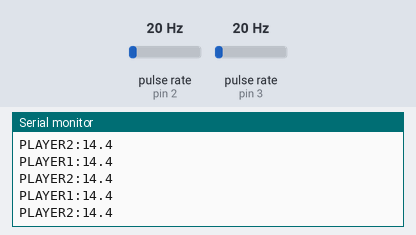
Recording of a sketch running on a simulated Arduino Uno, built with avr-gcc and run on an emulated ATmega328P. Parts: the last lines printed to the serial monitor. Wiring (inferred from the names in the program): 2 × pulse sensor: data pin 2 / data pin 3. Inputs (shaded band) come from the test bench; at power-on: pulse rate (sensors on pin 2, pin 3) 20 Hz.

Above: at 1.2 s.
1.3 s: pulse rate (sensor on pin 2) set to 4 Hz
At 1.48 s:
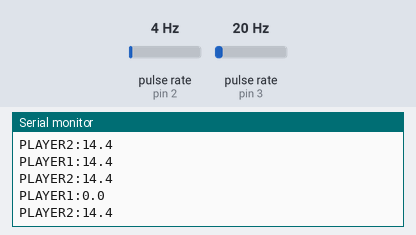
2.8 s: pulse rate (sensor on pin 3) set to 4 Hz
At 2.98 s:
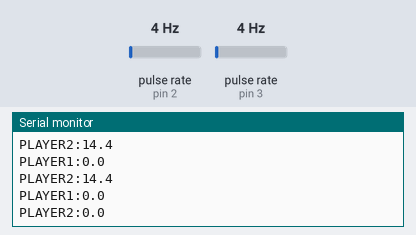
4.3 s: pulse rate (sensor on pin 2) set to 50 Hz
At 4.38 s:
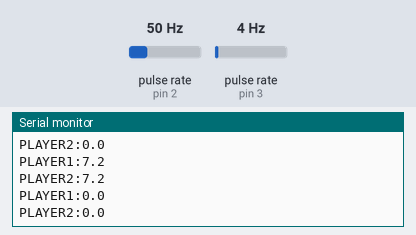
5.8 s: pulse rate (sensor on pin 3) set to 50 Hz
At 5.88 s:
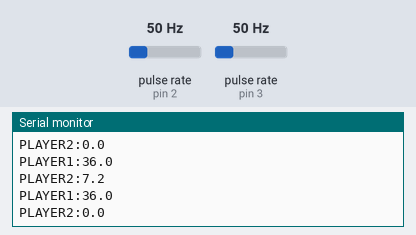
Timing chart, 0 to 8.3 s (numbered marks = the images above; inputs shaded):
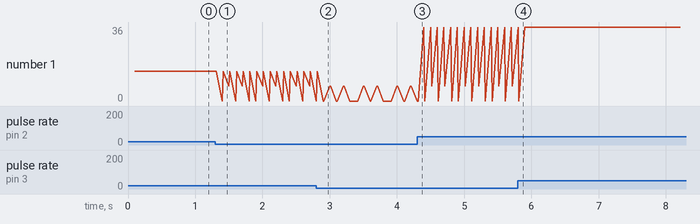

The sketch:

branding_race_sensors.ino
```cpp
// Branding Race: example firmware for two running platforms.
//
// One pulse sensor per platform (hall-effect + magnet on the roller, or an IR slot sensor),
// wired to the two interrupt pins of an Uno/Nano. Every SEND_INTERVAL_MS it prints:
//   PLAYER1:12.4
//   PLAYER2:9.8
// which is exactly what backend/src/serial/parser.js expects. Adjust the calibration below.

const uint8_t SENSOR_PINS[2] = {2, 3};         // interrupt pins on Uno/Nano
const float ROLLER_CIRCUMFERENCE_M = 0.20;     // distance travelled per roller revolution
const uint8_t PULSES_PER_REVOLUTION = 1;       // magnets per roller
const unsigned long SEND_INTERVAL_MS = 100;    // 10 readings per second per player
const unsigned long DEBOUNCE_US = 2000;        // ignore pulses closer than this

volatile unsigned long pulseCount[2] = {0, 0};
volatile unsigned long lastPulseUs[2] = {0, 0};
unsigned long lastSendMs = 0;

void countPulse(uint8_t i) {
  unsigned long now = micros();
  if (now - lastPulseUs[i] < DEBOUNCE_US) return;
  lastPulseUs[i] = now;
  pulseCount[i]++;
}
void onPulse1() { countPulse(0); }
void onPulse2() { countPulse(1); }

void setup() {
  Serial.begin(9600);  // must match DIGIRUN_BAUD_RATE in backend/.env
  for (uint8_t i = 0; i < 2; i++) pinMode(SENSOR_PINS[i], INPUT_PULLUP);
  attachInterrupt(digitalPinToInterrupt(SENSOR_PINS[0]), onPulse1, FALLING);
  attachInterrupt(digitalPinToInterrupt(SENSOR_PINS[1]), onPulse2, FALLING);
  lastSendMs = millis();
}

void loop() {
  unsigned long now = millis();
  unsigned long elapsed = now - lastSendMs;
  if (elapsed < SEND_INTERVAL_MS) return;
  lastSendMs = now;

  for (uint8_t i = 0; i < 2; i++) {
    noInterrupts();
    unsigned long pulses = pulseCount[i];
    pulseCount[i] = 0;
    interrupts();

    float meters = (pulses / (float)PULSES_PER_REVOLUTION) * ROLLER_CIRCUMFERENCE_M;
    float kmh = (meters / (elapsed / 1000.0)) * 3.6;

    Serial.print("PLAYER");
    Serial.print(i + 1);
    Serial.print(":");
    Serial.println(kmh, 1);
  }
}
```

Measured:
- after the input at 1.3 s, the serial monitor: prints a new line after 0.10 s (image 1)
- after the input at 2.8 s, the serial monitor: prints a new line after 0.11 s (image 2)
